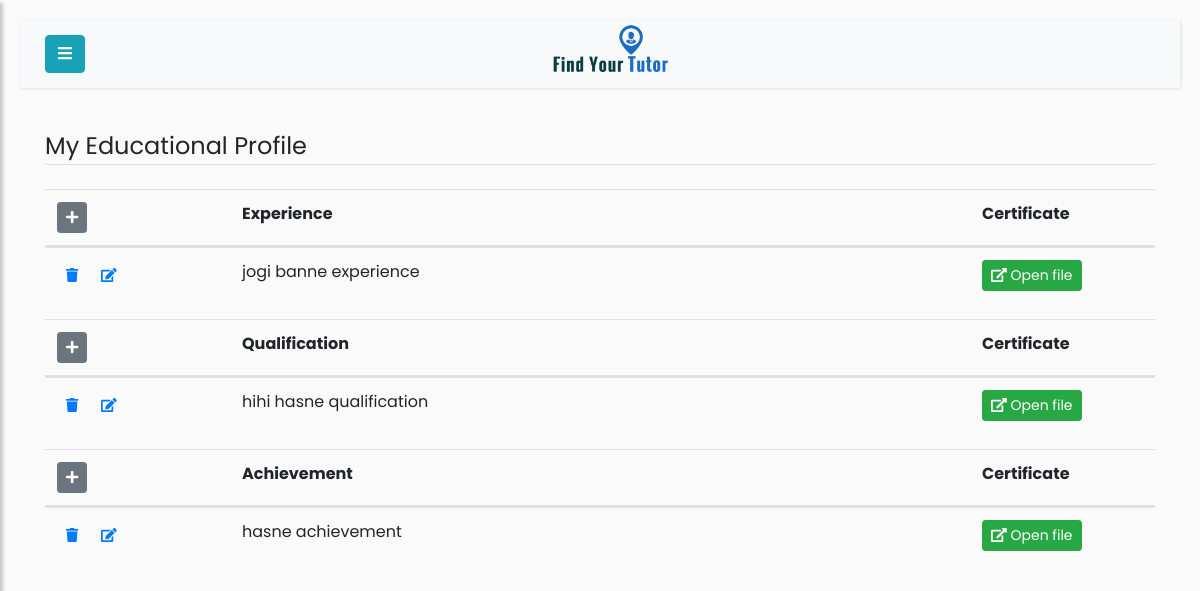
The app's page /tutor/my-educational-profile (signed in) with its own data.
### app/models.py (models this page shows)
class Experience(db.Model):
    id = db.Column(db.Integer, primary_key=True)
    tutor_id = db.Column(db.Integer, db.ForeignKey('tutor.user_id'))
    experience = db.Column(db.String(255))
    experience_file = db.Column(db.String(255))

class Qualification(db.Model):
    id = db.Column(db.Integer, primary_key=True)
    tutor_id = db.Column(db.Integer, db.ForeignKey('tutor.user_id'))
    qualification = db.Column(db.String(255))
    qualification_file = db.Column(db.String(255))

class Achievement(db.Model):
    id = db.Column(db.Integer, primary_key=True)
    tutor_id = db.Column(db.Integer, db.ForeignKey('tutor.user_id'))
    achievement = db.Column(db.String(255))
    achievement_file = db.Column(db.String(255))

### app/routes.py (the view)
@app.route('/tutor/my-educational-profile', methods=['POST','GET'])
@login_required
def tutor_educational_profile():
    form_experience = MyExperienceForm()
    form_qualification = MyQualificationForm()
    form_achievement = MyAchievementForm()
    user = User.query.filter_by(username=current_user.username).first()
    tutor=Tutor.query.filter_by(user_id=user.id).first()
    if form_experience.validate_on_submit():
        experience = Experience(experience=form_experience.experience.data, experience_file=save_docs(form_experience.experience_certificate.data, "experience"), Tutor=tutor)
        db.session.add(experience)
        db.session.commit()
    if form_achievement.validate_on_submit():
        achievement = Achievement(achievement=form_achievement.achievement.data, achievement_file=save_docs(form_achievement.achievement_certificate.data, "achievement"), Tutor=tutor)
        db.session.add(achievement)
        db.session.commit()
    if form_qualification.validate_on_submit():
        qualification = Qualification(qualification=form_qualification.qualification.data, qualification_file=save_docs(form_qualification.qualification_certificate.data, "qualification"), Tutor=tutor)
        db.session.add(qualification)
        db.session.commit()
    qualifications = Qualification.query.filter_by(tutor_id=user.id)
    achievements = Achievement.query.filter_by(tutor_id=user.id)
    experiences = Experience.query.filter_by(tutor_id=user.id)
    if user.username == current_user.username and is_tutor(user):
        return render_template('my-educational-profile.html', profilepic=fetch_profile_pic(tutor), user=user, tutor=tutor,
            qualifications=qualifications, achievements=achievements, experiences=experiences,
            form_experience=form_experience, form_qualification=form_qualification, form_achievement=form_achievement)
    elif user.username == current_user.username and not is_tutor(user):
        return redirect(url_for('student'))

### app/models.py (called while the page is built)
@login_manager.user_loader
def load_user(id):
    return User.query.get(int(id))

### app/routes.py (called while the page is built)
def is_tutor(user):
    if user.role == 'tutor':
        return True
    elif user.role == 'student':
        return False
    elif user.role == 'admin':
        return False

def fetch_profile_pic(user_obj):
    try:
        pic_name_from_db = getattr(user_obj, 'profile_pic')
        picture_path = os.path.join(app.root_path, 'static/profile_pics')
        if pic_name_from_db in os.listdir(picture_path):
            profile_pic = url_for('static',filename='profile_pics/' + pic_name_from_db)
            return profile_pic
        return fetch_default_profile_pic(user_obj)
    except:
        return fetch_default_profile_pic(user_obj)

### app/templates/my-educational-profile.html (shortened to what this page needs)
{% extends 'tutor.html' %}
{% block content %}
<div class="container">
    <legend class="border-bottom mb-4">My Educational Profile</legend>
    <div class = "table-responsive">
        <table class="table table-hover" id="my-experience-table">
            <thead>
               <tr class="d-flex">
                    <th scope="col" class="col-2">
                        <button type="button" class="btn btn-secondary btn-sm"
                            data-toggle="modal"
                            data-target="#experience-form">
                            <i class="fas fa-plus" ></i>
                        </button>
                    </th>
                    <th scope="col" class="col-8">Experience</th>
                    <th scope="col" class="col-2">Certificate</th>
               </tr>
           </thead>
           <tbody>
               {% for experience in experiences %}
                    <tr class="d-flex">
                        <td scope="row" class="col-2">
                            <a class="btn btn-link btn-sm" href="{{url_for('delete_tutor_experience', id=experience.id)}}">
                                <i class="fas fa-trash"></i>
                            </a>
                            <button type="button" class="btn btn-link btn-sm"
                                data-toggle="modal"
                                data-target="#edit-experience-form">
                                <i class="fas fa-edit"></i>
                            </button>
                        </td>
                        <td class="col-8"> {{ experience.experience }} </td>
                        <td class='col-2'>
                            <a href="{{ url_for('static', filename='docs/experience/' + experience.experience_file)}}" class="btn btn-success btn-sm">
                                <i class="fas fa-external-link-alt "></i>
                                Open file
                            </a>
                        </td>
                    </tr>
               {% endfor %}
           </tbody>
        </table>
    </div>
    <div class = "table-responsive">
        <table class="table table-hover" id="my-qualification-table">
            <thead>
               <tr class="d-flex">
                    <th scope="col" class="col-2">
                        <button type="button" class="btn btn-secondary btn-sm"
                            data-toggle="modal"
                            data-target="#qualification-form">
                            <i class="fas fa-plus"></i>
                        </button>
                    </th>
                    <th scope="col" class="col-8">Qualification</th>
                    <th scope="col" class="col-2">Certificate</th>
               </tr>
           </thead>
           <tbody>
            {% for qualification in qualifications %}
                <tr class="d-flex">
                    <td scope="row" class='col-2'>
                        <a class="btn btn-link btn-sm" href="{{url_for('delete_tutor_qualification', id=qualification.id)}}">
                            <i class="fas fa-trash"></i>
                        </a>
                        <button type="button" class="btn btn-link btn-sm"
                            data-toggle="modal"
                            data-target="#edit-qualification-form">
                            <i class="fas fa-edit"></i>
                        </button>
                    </td >
                    <td class='col-8'> {{ qualification.qualification }} </td>
                    <td class='col-2'>
                        <a href="{{ url_for('static', filename='docs/qualification/' + qualification.qualification_file)}}" class="btn btn-success btn-sm">
                            <i class="fas fa-external-link-alt "></i>
                            Open file
                        </a>
                    </td>
                </tr>
            {% endfor %}
           </tbody>
        </table>
    </div>
    <div class = "table-responsive">
        <table class="table table-hover" id="my-achievement-table">
            <thead>
               <tr class="d-flex">
                    <th scope="col" class="col-2" >
                        <button type="button" class="btn btn-secondary btn-sm"
                            data-toggle="modal"
                            data-target="#achievement-form">
                            <i class="fas fa-plus" id=" save-achievement-btn"></i>
                        </button>
                    </th>
                    <th scope="col" class="col-8">Achievement</th>
                    <th scope="col" class="col-2">Certificate</th>
               </tr>
           </thead>
           <tbody>
            {% for achievement in achievements %}
                <tr class="d-flex">
                    <td scope="row" class="col-2">
                        <a class="btn btn-link btn-sm" href="{{url_for('delete_tutor_achievement', id=achievement.id)}}">
                            <i class="fas fa-trash"></i>
                        </a>
                        <button type="button" class="btn btn-link btn-sm"
                            data-toggle="modal"
                            data-target="#edit-achievement-form">
                            <i class="fas fa-edit"></i>
                        </button>
                    </td>
                    <td class="col-8"> {{ achievement.achievement }} </td>
                    <td class="col-2">
                        <a href="{{ url_for('static', filename='docs/achievement/' + achievement.achievement_file)}}" class="btn btn-success btn-sm">
                            <i class="fas fa-external-link-alt "></i>
                            Open file
                        </a>
                    </td>
                </tr>
            {% endfor %}
           </tbody>
        </table>
    </div>
</div>
{% endblock %}

### records on screen
Experience: experience "jogi banne experience"
Qualification: qualification "hihi hasne qualification"
Achievement: achievement "hasne achievement"
